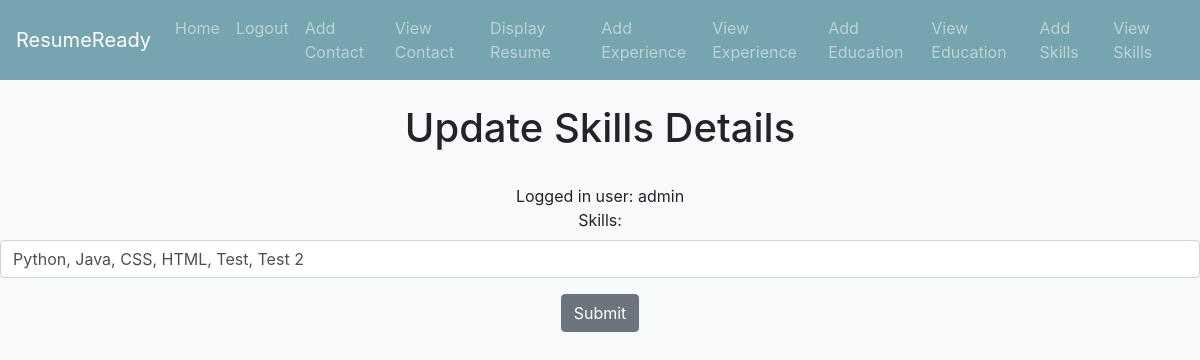
Page /update_skills/5 (signed in) on the earlier database version.
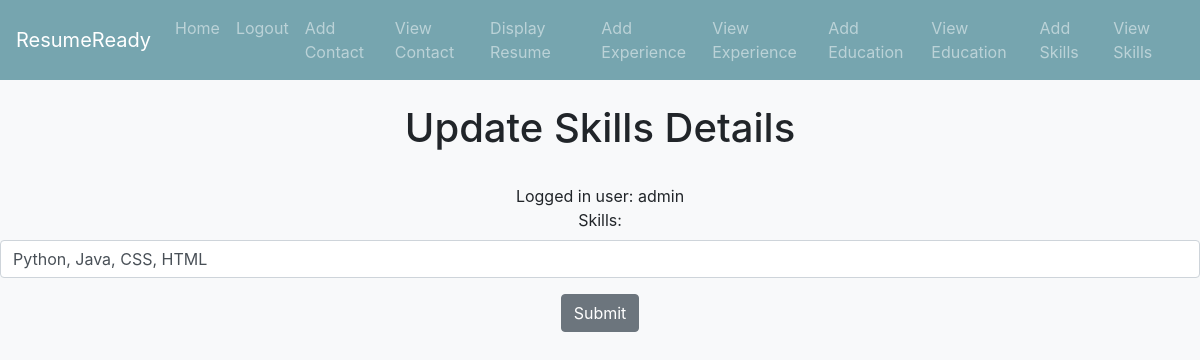
Same page on the later database version.
### details/models.py (models this page shows, shortened)
class Skills(models.Model):
    skills = models.CharField(blank=True, max_length=500)
    owner = models.IntegerField('Skills Owner', blank=False, default=1)

### details/views.py (the view)
# urls.py: path('update_skills/<skill_id>', views.update_skills, name='update-skills'),
def update_skills(request, skill_id):
    skill = Skills.objects.get(pk=skill_id)
    form = SkillsForm(request.POST or None, instance=skill)
    if form.is_valid():
        form.save()
        return redirect('view-skills')
    return render(request, 'details/update_skills.html', {'form': form, 'skill': skill})

### details/forms.py
class SkillsForm(ModelForm):
    class Meta:
        model = Skills
        fields = ('skills', )
    def __init__(self, *args, **kwargs):
        super(SkillsForm, self).__init__(*args, **kwargs)
        self.fields['skills'].widget.attrs['class'] = 'form-control'

### details/templates/details/update_skills.html (shortened to what this page needs)
{% extends 'details/base.html'%}
{% block content %}
<center>
    <h1>Update Skills Details</h1>
    {% if user.is_authenticated %}
        <br>
        Logged in user: {{ user }}
        <br>
            <form action="" method="post">
                {{ form.as_p }}
                <input type="submit" value="Submit" class="btn btn-secondary">
            </form>
    {% else %}
        <h2> You need to be authenticated to access this page!</h2>
    {% endif %}
</center>
{% endblock %}

Differences in the rows shown:
changed Skills: skills "Python, Java, CSS, HTML, Test, Test 2" → "Python, Java, CSS, HTML"
